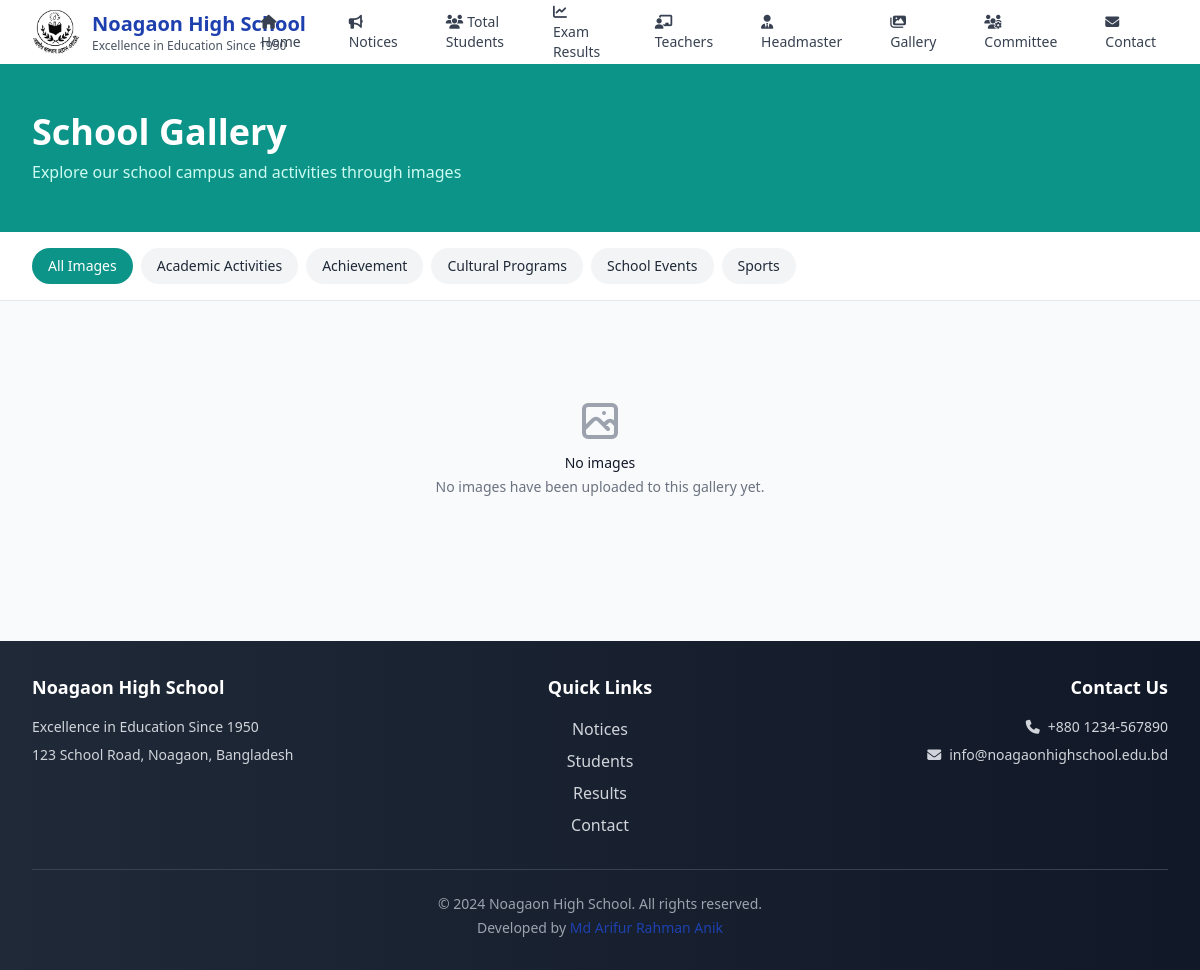
Page /gallery/ on the committed database.
### main/models.py (models this page shows, shortened)
class SchoolInfo(models.Model):
    name = models.CharField(max_length=200, default="Noagaon High School")
    tagline = models.CharField(max_length=300, default="Excellence in Education Since 1950")
    logo = models.ImageField(upload_to='logo/', blank=True, null=True, help_text="School logo")
    address = models.TextField(blank=True)
    phone = models.CharField(max_length=50, blank=True)
    email = models.EmailField(blank=True)
    website = models.URLField(blank=True)
    established_year = models.PositiveIntegerField(default=1950)
    about = models.TextField(blank=True, help_text="About the school")
    is_active = models.BooleanField(default=True, help_text="Use this school info")
    class Meta:
        verbose_name = "School Information"
        verbose_name_plural = "School Information"
        ordering = ['-is_active']

class GalleryCategory(models.Model):
    name = models.CharField(max_length=100)
    description = models.TextField(blank=True)
    order = models.PositiveIntegerField(default=0, help_text="Order of display")
    is_active = models.BooleanField(default=True)
    class Meta:
        verbose_name_plural = "Gallery Categories"
        ordering = ['order', 'name']

### main/views.py (the view)
# urls.py: path('gallery/', views.gallery, name='gallery'),
def gallery(request):
    category_id = request.GET.get('category')
    categories = GalleryCategory.objects.filter(is_active=True)
    if category_id:
        images_list = GalleryImage.objects.filter(category_id=category_id)
        selected_category = get_object_or_404(GalleryCategory, id=category_id, is_active=True)
    else:
        images_list = GalleryImage.objects.all()
        selected_category = None
    paginator = Paginator(images_list, 12)  # Show 12 images per page
    page_number = request.GET.get('page')
    page_obj = paginator.get_page(page_number)
    context = {
        'page_obj': page_obj,
        'categories': categories,
        'selected_category': selected_category,
    }
    return render(request, 'main/gallery.html', context)

### main/context_processors.py (called while the page is built)
def get_default_logo():
    logo_path = os.path.join(settings.MEDIA_ROOT, 'logo', 'Noagaon_logo.jpg')
    if os.path.exists(logo_path):
        return f"{settings.MEDIA_URL}logo/Noagaon_logo.jpg"
    return None

### templates/main/gallery.html (shortened to what this page needs)
{% extends 'base.html' %}
{% block content %}
<div class="bg-teal-600 text-white">
    <div class="max-w-7xl mx-auto py-12 px-4 sm:px-6 lg:px-8">
        <h1 class="text-3xl md:text-4xl font-bold">School Gallery</h1>
        <p class="mt-2 text-teal-100">Explore our school campus and activities through images</p>
    </div>
</div>
<div class="bg-white shadow-sm border-b">
    <div class="max-w-7xl mx-auto px-4 sm:px-6 lg:px-8">
        <div class="flex items-center overflow-x-auto py-4 whitespace-nowrap">
            <a href="{% url 'main:gallery' %}"
               class="px-4 py-2 rounded-full text-sm font-medium mr-2 {% if not selected_category %}bg-teal-600 text-white{% else %}bg-gray-100 text-gray-800 hover:bg-gray-200{% endif %} transition-colors">
                All Images
            </a>
            {% for category in categories %}
                <a href="{% url 'main:gallery' %}?category={{ category.id }}"
                   class="px-4 py-2 rounded-full text-sm font-medium mr-2 {% if selected_category.id == category.id %}bg-teal-600 text-white{% else %}bg-gray-100 text-gray-800 hover:bg-gray-200{% endif %} transition-colors">
                    {{ category.name }}
                </a>
            {% endfor %}
        </div>
    </div>
</div>
<div class="py-12 bg-gray-50">
    <div class="max-w-7xl mx-auto px-4 sm:px-6 lg:px-8">
        {% if page_obj %}
            <div class="grid gap-6 sm:grid-cols-2 md:grid-cols-3 lg:grid-cols-4">
                {% for image in page_obj %}
                <div class="bg-white rounded-lg shadow-md overflow-hidden hover:shadow-lg transition-shadow">
                    <a href="{% url 'main:gallery_detail' image.id %}" class="block">
                        <div class="aspect-w-4 aspect-h-3">
                            <img src="{{ image.image.url }}" alt="{{ image.title }}"
                                 class="w-full h-48 object-cover">
                        </div>
                        <div class="p-4">
                            <h3 class="text-lg font-semibold text-gray-900 mb-1">{{ image.title }}</h3>
                            <p class="text-sm text-teal-600">{{ image.category.name }}</p>
                        </div>
                    </a>
                </div>
                {% endfor %}
            </div>
            {% if page_obj.has_other_pages %}
            <div class="mt-12">
                <nav class="flex items-center justify-between border-t border-gray-200 bg-white px-4 py-3 sm:px-6 rounded-lg shadow">
                    <div class="flex flex-1 justify-between sm:hidden">
                        {% if page_obj.has_previous %}
                            <a href="?{% if selected_category %}category={{ selected_category.id }}&{% endif %}page={{ page_obj.previous_page_number }}"
                               class="relative inline-flex items-center rounded-md border border-gray-300 bg-white px-4 py-2 text-sm font-medium text-gray-700 hover:bg-gray-50">
                                Previous
                            </a>
                        {% endif %}
                        {% if page_obj.has_next %}
                            <a href="?{% if selected_category %}category={{ selected_category.id }}&{% endif %}page={{ page_obj.next_page_number }}"
                               class="relative ml-3 inline-flex items-center rounded-md border border-gray-300 bg-white px-4 py-2 text-sm font-medium text-gray-700 hover:bg-gray-50">
                                Next
                            </a>
                        {% endif %}
                    </div>
                    <div class="hidden sm:flex sm:flex-1 sm:items-center sm:justify-between">
                        <div>
                            <p class="text-sm text-gray-700">
                                Showing
                                <span class="font-medium">{{ page_obj.start_index }}</span>
                                to
                                <span class="font-medium">{{ page_obj.end_index }}</span>
                                of
                                <span class="font-medium">{{ page_obj.paginator.count }}</span>
                                images
                            </p>
                        </div>
                        <div>
                            <nav class="isolate inline-flex -space-x-px rounded-md shadow-sm" aria-label="Pagination">
                                {% if page_obj.has_previous %}
                                    <a href="?{% if selected_category %}category={{ selected_category.id }}&{% endif %}page={{ page_obj.previous_page_number }}"
                                       class="relative inline-flex items-center rounded-l-md px-2 py-2 text-gray-400 ring-1 ring-inset ring-gray-300 hover:bg-gray-50 focus:z-20 focus:outline-offset-0">
                                        <span class="sr-only">Previous</span>
                                        <svg class="h-5 w-5" viewBox="0 0 20 20" fill="currentColor" aria-hidden="true">
                                            <path fill-rule="evenodd" d="M12.79 5.23a.75.75 0 01-.02 1.06L8.832 10l3.938 3.71a.75.75 0 11-1.04 1.08l-4.5-4.25a.75.75 0 010-1.08l4.5-4.25a.75.75 0 011.06.02z" clip-rule="evenodd" />
                                        </svg>
                                    </a>
                                {% endif %}
                                {% for num in page_obj.paginator.page_range %}
                                    {% if page_obj.number == num %}
                                        <span class="relative z-10 inline-flex items-center bg-teal-600 px-4 py-2 text-sm font-semibold text-white focus:z-20 focus-visible:outline focus-visible:outline-2 focus-visible:outline-offset-2 focus-visible:outline-teal-600">{{ num }}</span>
                                    {% elif num > page_obj.number|add:'-3' and num < page_obj.number|add:'3' %}
                                        <a href="?{% if selected_category %}category={{ selected_category.id }}&{% endif %}page={{ num }}"
                                           class="relative inline-flex items-center px-4 py-2 text-sm font-semibold text-gray-900 ring-1 ring-inset ring-gray-300 hover:bg-gray-50 focus:z-20 focus:outline-offset-0">{{ num }}</a>
                                    {% endif %}
                                {% endfor %}
                                {% if page_obj.has_next %}
                                    <a href="?{% if selected_category %}category={{ selected_category.id }}&{% endif %}page={{ page_obj.next_page_number }}"
                                       class="relative inline-flex items-center rounded-r-md px-2 py-2 text-gray-400 ring-1 ring-inset ring-gray-300 hover:bg-gray-50 focus:z-20 focus:outline-offset-0">
                                        <span class="sr-only">Next</span>
                                        <svg class="h-5 w-5" viewBox="0 0 20 20" fill="currentColor" aria-hidden="true">
                                            <path fill-rule="evenodd" d="M7.21 14.77a.75.75 0 01.02-1.06L11.168 10 7.23 6.29a.75.75 0 111.04-1.08l4.5 4.25a.75.75 0 010 1.08l-4.5 4.25a.75.75 0 01-1.06-.02z" clip-rule="evenodd" />
                                        </svg>
                                    </a>
                                {% endif %}
                            </nav>
                        </div>
                    </div>
                </nav>
            </div>
            {% endif %}
        {% else %}
            <div class="text-center py-12">
                <h3 class="mt-2 text-sm font-medium text-gray-900">No images</h3>
                <p class="mt-1 text-sm text-gray-500">No images have been uploaded to this gallery yet.</p>
            </div>
        {% endif %}
    </div>
</div>
{% endblock %}

### templates/base.html (shortened to what this page needs)
<!DOCTYPE html>
<html lang="en">
<head>
    <script src="https://cdn.tailwindcss.com"></script>
    <link rel="stylesheet" href="https://cdnjs.cloudflare.com/ajax/libs/font-awesome/6.4.0/css/all.min.css">
</head>
<body class="bg-gray-50 min-h-screen">
    <nav class="bg-white shadow-lg">
        <div class="max-w-full mx-auto px-4 sm:px-6 lg:px-8">
            <div class="flex justify-between h-16">
                <div class="flex items-center">
                    <a href="{% url 'main:home' %}" class="flex items-center">
                        <div class="flex-shrink-0 flex items-center justify-between">
                            {% if school_logo %}
                                <img src="{{ school_logo }}" alt="{{ school_name }}" class="h-12 w-12 mr-3 rounded-full object-cover">
                            {% endif %}
                            <div>
                                <h1 class="text-xl font-bold text-primary">{{ school_name }}</h1>
                                <p class="text-xs text-gray-600 hidden sm:block">{{ school_tagline }}</p>
                            </div>
                        </div>
                    </a>
                </div>
                <div class="hidden lg:flex items-center space-x-6">
                    <a href="{% url 'main:home' %}" class="text-gray-700 hover:text-primary px-3 py-2 rounded-md text-sm font-medium transition-all duration-200 hover:bg-blue-50">
                        <i class="fas fa-home mr-1"></i>Home
                    </a>
                    <a href="{% url 'main:notices' %}" class="text-gray-700 hover:text-primary px-3 py-2 rounded-md text-sm font-medium transition-all duration-200 hover:bg-blue-50">
                        <i class="fas fa-bullhorn mr-1"></i>Notices
                    </a>
                    <a href="/students/" class="text-gray-700 hover:text-accent px-3 py-2 rounded-md text-sm font-medium transition-all duration-200 hover:bg-green-50">
                        <i class="fas fa-users mr-1"></i>Total Students
                    </a>
                    <a href="/exam-results/" class="text-gray-700 hover:text-warning px-3 py-2 rounded-md text-sm font-medium transition-all duration-200 hover:bg-orange-50">
                        <i class="fas fa-chart-line mr-1"></i>Exam Results
                    </a>
                    <a href="{% url 'main:teachers' %}" class="text-gray-700 hover:text-primary px-3 py-2 rounded-md text-sm font-medium transition-all duration-200 hover:bg-blue-50">
                        <i class="fas fa-chalkboard-teacher mr-1"></i>Teachers
                    </a>
                    <a href="{% url 'main:headmaster' %}" class="text-gray-700 hover:text-primary px-3 py-2 rounded-md text-sm font-medium transition-all duration-200 hover:bg-blue-50">
                        <i class="fas fa-user-tie mr-1"></i>Headmaster
                    </a>
                    <a href="{% url 'main:gallery' %}" class="text-gray-700 hover:text-primary px-3 py-2 rounded-md text-sm font-medium transition-all duration-200 hover:bg-blue-50">
                        <i class="fas fa-images mr-1"></i>Gallery
                    </a>
                    <a href="{% url 'main:committee' %}" class="text-gray-700 hover:text-primary px-3 py-2 rounded-md text-sm font-medium transition-all duration-200 hover:bg-blue-50">
                        <i class="fas fa-users-cog mr-1"></i>Committee
                    </a>
                    <a href="{% url 'main:contact' %}" class="text-gray-700 hover:text-primary px-3 py-2 rounded-md text-sm font-medium transition-all duration-200 hover:bg-blue-50">
                        <i class="fas fa-envelope mr-1"></i>Contact
                    </a>
                </div>
            </div>
        </div>
    </nav>
    <main class="flex-1">
        {% block content %}
        {% endblock %}
    </main>
    <footer class="bg-gradient-to-r from-gray-800 to-gray-900 text-white mt-12">
        <div class="max-w-7xl mx-auto px-4 sm:px-6 lg:px-8 py-8">
            <div class="grid grid-cols-1 md:grid-cols-3 gap-8">
                <div class="text-center md:text-left">
                    <h3 class="text-lg font-semibold mb-4">{{ school_name }}</h3>
                    <p class="text-gray-300 text-sm">{{ school_tagline }}</p>
                    {% if school_address %}
                        <p class="text-gray-300 text-sm mt-2">{{ school_address }}</p>
                    {% endif %}
                </div>
                <div class="text-center">
                    <h3 class="text-lg font-semibold mb-4">Quick Links</h3>
                    <div class="space-y-2">
                        <a href="{% url 'main:notices' %}" class="block text-gray-300 hover:text-white transition-colors">Notices</a>
                        <a href="/students/" class="block text-gray-300 hover:text-white transition-colors">Students</a>
                        <a href="/exam-results/" class="block text-gray-300 hover:text-white transition-colors">Results</a>
                        <a href="{% url 'main:contact' %}" class="block text-gray-300 hover:text-white transition-colors">Contact</a>
                    </div>
                </div>
                <div class="text-center md:text-right">
                    <h3 class="text-lg font-semibold mb-4">Contact Us</h3>
                    {% if school_phone %}
                        <p class="text-gray-300 text-sm"><i class="fas fa-phone mr-2"></i>{{ school_phone }}</p>
                    {% endif %}
                    {% if school_email %}
                        <p class="text-gray-300 text-sm mt-2"><i class="fas fa-envelope mr-2"></i>{{ school_email }}</p>
                    {% endif %}
                </div>
            </div>
            <div class="border-t border-gray-700 mt-8 pt-6 text-center">
                <p class="text-gray-400 text-sm">© 2024 {{ school_name }}. All rights reserved.</p>
                <p class="text-gray-400 text-sm mt-1">Developed by <span class="text-primary font-medium">Md Arifur Rahman Anik</span></p>
            </div>
        </div>
    </footer>
</body>
</html>

### rows in the picture
SchoolInfo: name "Noagaon High School", tagline "Excellence in Education Since 1950", address "123 School Road, Noagaon, Bangladesh", phone "+880 1234-567890", email "info@noagaonhighschool.edu.bd"
GalleryCategory: name "Academic Activities"
GalleryCategory: name "Achievement"
GalleryCategory: name "Cultural Programs"
GalleryCategory: name "School Events"
GalleryCategory: name "Sports"
